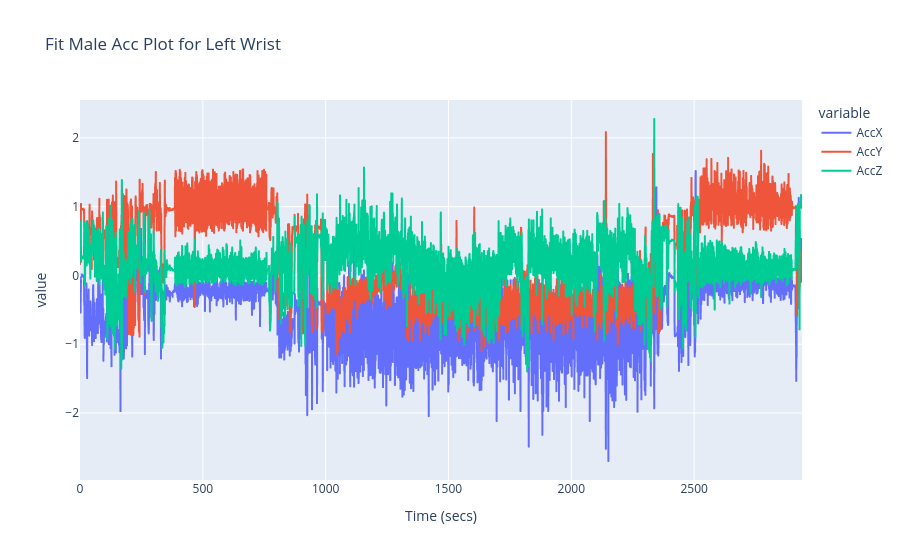
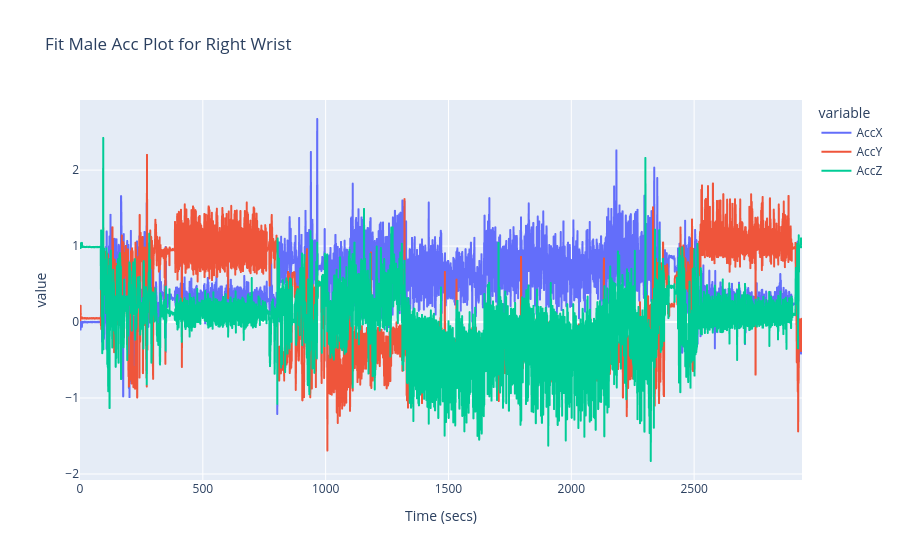

The notebook cell saved with these charts, in order:
### Code cell
fig = px.line(lw_df_01.iloc[::downsample_factor], x='Time (secs)', y=["AccX", "AccY", "AccZ"], title="Fit Male Acc Plot for Left Wrist")
fig.show()

fig = px.line(rw_df_01.iloc[::downsample_factor], x='Time (secs)', y=["AccX", "AccY", "AccZ"], title="Fit Male Acc Plot for Right Wrist")
fig.show()

fig = px.line(lw_df_01.iloc[::downsample_factor], x='Time (secs)', y=["GyrX", "GyrY", "GyrZ"], title="Fit Male Gyr Plot for Left Wrist")
fig.show()

fig = px.line(rw_df_01.iloc[::downsample_factor], x='Time (secs)', y=["GyrX", "GyrY", "GyrZ"], title="Fit Male Gyr Plot for Right Wrist")
fig.show()

### Figure 1 — Plotly figure (JSON) as saved in the notebook; plotly's stock layout.template omitted (floating-point values rounded to 4 significant figures; data arrays with more than 128 entries replaced by an {"elided": "..."} marker saying what was removed)
{"data": [{"hovertemplate": "variable=AccX<br>Time (secs)=%{x}<br>value=%{y}<extra></extra>", "legendgroup": "AccX", "line": {"color": "#636efa", "dash": "solid"}, "marker": {"symbol": "circle"}, "mode": "lines", "name": "AccX", "showlegend": true, "type": "scattergl", "x": {"elided": "3763 float values"}, "xaxis": "x", "y": {"elided": "3763 float values"}, "yaxis": "y"}, {"hovertemplate": "variable=AccY<br>Time (secs)=%{x}<br>value=%{y}<extra></extra>", "legendgroup": "AccY", "line": {"color": "#EF553B", "dash": "solid"}, "marker": {"symbol": "circle"}, "mode": "lines", "name": "AccY", "showlegend": true, "type": "scattergl", "x": {"elided": "3763 float values"}, "xaxis": "x", "y": {"elided": "3763 float values"}, "yaxis": "y"}, {"hovertemplate": "variable=AccZ<br>Time (secs)=%{x}<br>value=%{y}<extra></extra>", "legendgroup": "AccZ", "line": {"color": "#00cc96", "dash": "solid"}, "marker": {"symbol": "circle"}, "mode": "lines", "name": "AccZ", "showlegend": true, "type": "scattergl", "x": {"elided": "3763 float values"}, "xaxis": "x", "y": {"elided": "3763 float values"}, "yaxis": "y"}], "layout": {"legend": {"title": {"text": "variable"}, "tracegroupgap": 0}, "title": {"text": "Fit Male Acc Plot for Left Wrist"}, "xaxis": {"anchor": "y", "domain": [0, 1], "title": {"text": "Time (secs)"}}, "yaxis": {"anchor": "x", "domain": [0, 1], "title": {"text": "value"}}}}

### Figure 2 — Plotly figure (JSON) as saved in the notebook; plotly's stock layout.template omitted (floating-point values rounded to 4 significant figures; data arrays with more than 128 entries replaced by an {"elided": "..."} marker saying what was removed)
{"data": [{"hovertemplate": "variable=AccX<br>Time (secs)=%{x}<br>value=%{y}<extra></extra>", "legendgroup": "AccX", "line": {"color": "#636efa", "dash": "solid"}, "marker": {"symbol": "circle"}, "mode": "lines", "name": "AccX", "showlegend": true, "type": "scattergl", "x": {"elided": "3763 float values"}, "xaxis": "x", "y": {"elided": "3763 float values"}, "yaxis": "y"}, {"hovertemplate": "variable=AccY<br>Time (secs)=%{x}<br>value=%{y}<extra></extra>", "legendgroup": "AccY", "line": {"color": "#EF553B", "dash": "solid"}, "marker": {"symbol": "circle"}, "mode": "lines", "name": "AccY", "showlegend": true, "type": "scattergl", "x": {"elided": "3763 float values"}, "xaxis": "x", "y": {"elided": "3763 float values"}, "yaxis": "y"}, {"hovertemplate": "variable=AccZ<br>Time (secs)=%{x}<br>value=%{y}<extra></extra>", "legendgroup": "AccZ", "line": {"color": "#00cc96", "dash": "solid"}, "marker": {"symbol": "circle"}, "mode": "lines", "name": "AccZ", "showlegend": true, "type": "scattergl", "x": {"elided": "3763 float values"}, "xaxis": "x", "y": {"elided": "3763 float values"}, "yaxis": "y"}], "layout": {"legend": {"title": {"text": "variable"}, "tracegroupgap": 0}, "title": {"text": "Fit Male Acc Plot for Right Wrist"}, "xaxis": {"anchor": "y", "domain": [0, 1], "title": {"text": "Time (secs)"}}, "yaxis": {"anchor": "x", "domain": [0, 1], "title": {"text": "value"}}}}
